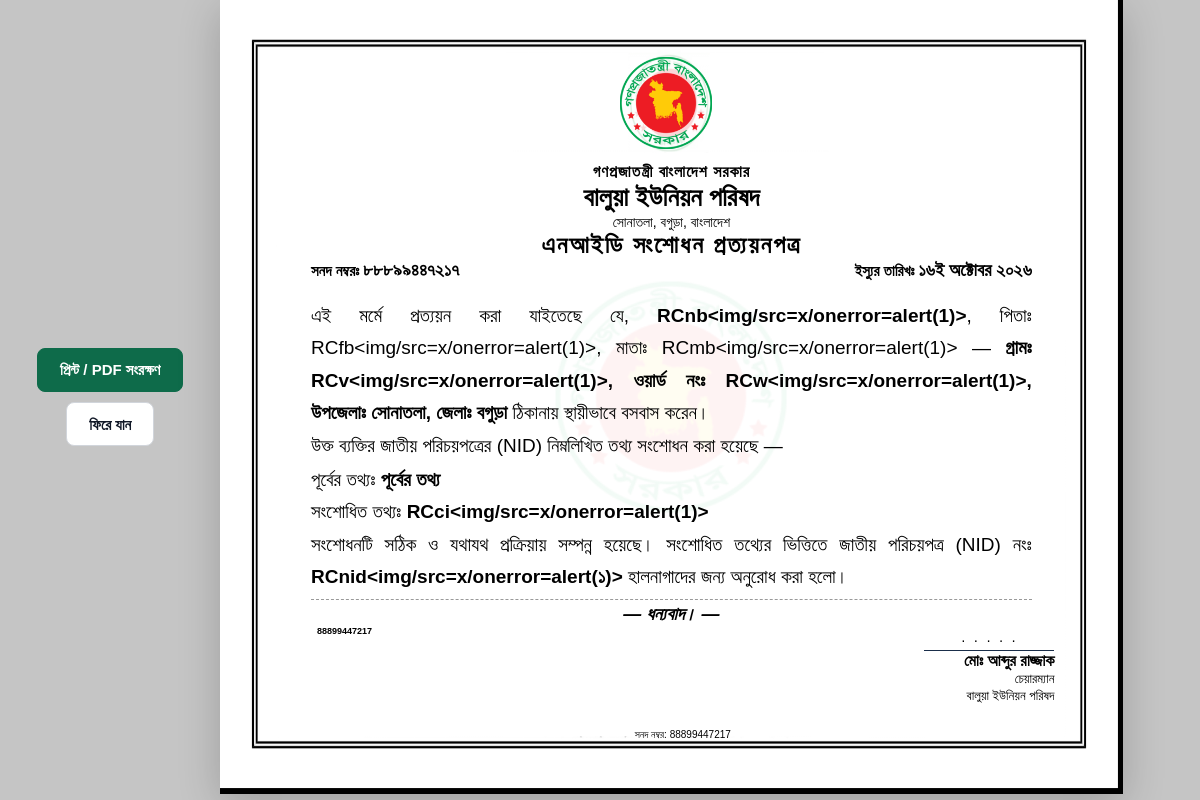
The app's page /genaretor/prottoyon/view.php?id=213 (signed in) with its own data.
### tables this page shows
CREATE TABLE office_profiles (
        user_id INT PRIMARY KEY,
        office_type VARCHAR(32) NOT NULL DEFAULT 'union',
        office_name TEXT NOT NULL DEFAULT '',
        chairman_name TEXT NOT NULL DEFAULT '',
        upazila TEXT DEFAULT '',
        district TEXT DEFAULT '',
        updated_at DATETIME NULL
    , union_code VARCHAR(7) NOT NULL DEFAULT '', postcode TEXT, phone TEXT, email TEXT, website TEXT, logo_path TEXT, stamp_path TEXT);

CREATE TABLE document_logs (
        id INTEGER PRIMARY KEY AUTOINCREMENT,
        user_id INT NOT NULL,
        tool_key TEXT NOT NULL,
        ref TEXT DEFAULT '',
        dob TEXT DEFAULT '',
        photo TEXT DEFAULT '',
        signature TEXT DEFAULT '',
        data TEXT,
        created_at DATETIME DEFAULT CURRENT_TIMESTAMP
    , cert_no TEXT, status VARCHAR(32) NOT NULL DEFAULT 'valid', office TEXT);

### src/bootstrap.php (called while the page is built, shortened)
<?php
if (!function_exists('e')) {
    function e($v): string
    {
        return htmlspecialchars((string) $v, ENT_QUOTES | ENT_SUBSTITUTE, 'UTF-8', false);
    }
}
function repdoc_uses_mysql(): bool
{
    if (is_file(CENTRAL_DB_PATH)) return false;
    return true;
}
function repdoc_base_url(): string
{
    static $base = null;
    if ($base !== null) return $base;
    $docRoot = str_replace('\\', '/', (string) ($_SERVER['DOCUMENT_ROOT'] ?? ''));
    $root    = str_replace('\\', '/', REPDOC_ROOT);
    if ($docRoot !== '' && str_starts_with($root, $docRoot)) {
        $base = rtrim(substr($root, strlen($docRoot)), '/');
    } else {
        $base = '';
    }
    return $base;
}
function repdoc_url(string $path = ''): string
{
    return repdoc_base_url() . '/' . ltrim($path, '/');
}
function repdoc_pdo_options(): array
{
    return [
        PDO::ATTR_ERRMODE            => PDO::ERRMODE_EXCEPTION,
        PDO::ATTR_DEFAULT_FETCH_MODE => PDO::FETCH_ASSOC,
        PDO::ATTR_EMULATE_PREPARES   => false,
    ];
}
function repdoc_sqlite_pdo(string $path, bool $create = false): ?PDO
{
    try {
        $pdo = new PDO('sqlite:' . $path, null, null, repdoc_pdo_options());
        foreach (['PRAGMA journal_mode=DELETE', 'PRAGMA synchronous=NORMAL', 'PRAGMA busy_timeout=5000'] as $pragma) {
            try { $pdo->exec($pragma); } catch (Throwable $e) {}
        }
        return $pdo;
    } catch (Throwable $e) {
        try {
            return new PDO('sqlite:' . $path . '?mode=ro', null, null, repdoc_pdo_options());
        } catch (Throwable $e2) {
            return null;
        }
    }
}
function repdoc_db(): ?PDO
{
    static $pdo = null;
    static $resolved = false;
    if ($resolved) return $pdo;
    $resolved = true;
    $pdo = repdoc_uses_mysql() ? repdoc_mysql_pdo() : repdoc_sqlite_pdo(CENTRAL_DB_PATH, true);
    return $pdo;
}
function office_profile(?int $userId = null): array
{
    $out = [
        'office_type' => 'union', 'office_name' => '', 'chairman_name' => '', 'upazila' => '', 'district' => '',
        'union_code' => '', 'postcode' => '', 'phone' => '', 'email' => '', 'website' => '',
        'logo_path' => '', 'stamp_path' => '',
    ];
    $db = repdoc_db();
    try {
        $st = $db->prepare('SELECT office_type, office_name, chairman_name, upazila, district, union_code, postcode, phone, email, website, logo_path, stamp_path FROM office_profiles WHERE user_id = ?');
        $st->execute([$userId]);
        $row = $st->fetch();
        if ($row) {
            foreach (array_keys($out) as $k) {
                if (isset($row[$k]) && $row[$k] !== '') $out[$k] = (string) $row[$k];
            }
        }
    } catch (Throwable $e) {}
    return $out;
}
require_once __DIR__ . '/prottoyon.php';
require_once __DIR__ . '/prottoyon_certificate.php';

### src/prottoyon.php (called while the page is built, shortened)
<?php
function prottoyon_registry(): array
{
    $f = static function (string $k, string $label, string $type = 'text', bool $required = false, array $options = []): array {
        return ['k' => $k, 'label' => $label, 'type' => $type, 'required' => $required, 'options' => $options];
    };
}
function prottoyon_types(): array
{
    $out = [];
    foreach (prottoyon_registry() as $key => $type) {
        $extras = [];
        foreach (($type['fields'] ?? []) as $field) {
            $extras[] = ['k' => $field['k'], 'label' => $field['label']];
        }
        $type['extras'] = $extras;
        $out[$key] = $type;
    }
    return $out;
}
function prottoyon_all_types(): array
{
    return prottoyon_types() + prottoyon_legacy_types();
}
function prottoyon_type_title(string $key, string $fallback = ''): string
{
    $all = prottoyon_all_types();
    return (string) ($all[$key]['title'] ?? ($fallback !== '' ? $fallback : $key));
}
function prottoyon_bn_digits($value): string
{
    return str_replace(['0', '1', '2', '3', '4', '5', '6', '7', '8', '9'], ['০', '১', '২', '৩', '৪', '৫', '৬', '৭', '৮', '৯'], (string) $value);
}
function prottoyon_format_date($date, bool $withTime = false): string
{
    $ts = strtotime((string) $date);
    $months = [
        'January' => 'জানুয়ারি', 'February' => 'ফেব্রুয়ারি', 'March' => 'মার্চ',
        'April' => 'এপ্রিল', 'May' => 'মে', 'June' => 'জুন', 'July' => 'জুলাই',
        'August' => 'আগস্ট', 'September' => 'সেপ্টেম্বর', 'October' => 'অক্টোবর',
        'November' => 'নভেম্বর', 'December' => 'ডিসেম্বর',
    ];
    $day = (int) date('j', $ts);
    $suffix = 'ই';
    $out = prottoyon_bn_digits((string) $day) . $suffix . ' ' . ($months[date('F', $ts)] ?? date('F', $ts)) . ' ' . prottoyon_bn_digits(date('Y', $ts));
    return $out;
}
function prottoyon_office_defaults(): array
{
    return [
        'office_type' => 'union',
        'office_name' => '',
        'chairman_name' => '',
        'upazila' => '',
        'district' => '',
        'union_code' => '',
        'postcode' => '',
        'phone' => '',
        'email' => '',
        'website' => '',
        'logo_path' => '',
        'stamp_path' => '',
    ];
}
function prottoyon_office_for_row(array $row): array
{
    $office = prottoyon_office_defaults();
    if (!empty($row['office'])) {
        $decoded = json_decode((string) $row['office'], true);
        if (is_array($decoded)) {
            foreach (array_keys($office) as $key) {
                if (isset($decoded[$key])) $office[$key] = (string) $decoded[$key];
            }
        }
    }
    $profile = office_profile((int) ($row['user_id'] ?? 0));
    return $office;
}
if (!function_exists('en2bnNumber')) {
    function en2bnNumber($str) { return prottoyon_bn_digits($str); }
}
if (!function_exists('prottoyon_formatDate')) {
    function prottoyon_formatDate($date) { return prottoyon_format_date($date); }
}

### genaretor/prottoyon/render-legacy.php (the view, shortened to what this page needs)
<!DOCTYPE html>
<html lang="bn">
<head>
<link href="https://fonts.maateen.me/solaiman-lipi/font.css" rel="stylesheet">
<link href="<?= e(repdoc_url('genaretor/prottoyon/assets/css/certificate.css?v=1')) ?>" rel="stylesheet">
</head>
<body>
<?php if (($actionsHtml ?? '') !== ''): ?>
<div class="cv-actions"><?= $actionsHtml ?></div>
<?php endif; ?>
<div class="cert">
    <div class="watermark"><img src="<?= e(repdoc_url('genaretor/prottoyon/assets/images/gov_logo.png')) ?>" alt="জলছাপ"></div>
    <div class="header">
        <div class="header-logo"><img src="<?= e($union->logo_url) ?>" alt="গণপ্রজাতন্ত্রী বাংলাদেশ সরকার"></div>
        <div class="header-right">
            <div class="govt-tagline">গণপ্রজাতন্ত্রী বাংলাদেশ সরকার</div>
            <div class="org-name"><?= e($union->name_bn) ?></div>
            <div class="org-addr"><?= e($union->upazila_name) ?>, <?= e($union->district_name) ?>, বাংলাদেশ</div>
        </div>
    </div>
    <div class="cert-title-row"><span class="cert-type"><?= e($certType->name_bn) ?></span></div>
    <div class="meta">
        <div class="meta-item"><span class="meta-label">সনদ নম্বরঃ</span> <span class="meta-value"><?= e(en2bnNumber($refNo)) ?></span></div>
        <div class="meta-item"><span class="meta-label">ইস্যুর তারিখঃ</span> <span class="meta-value"><?= e(prottoyon_formatDate($certificate->issue_date)) ?></span></div>
    </div>
    <div class="main"><div class="left-col"><?php include $fragFile; ?></div></div>
    <div class="footer-box">
        <div class="footer">
            <div class="qr-section">
                <div class="qr-label"><?= e($refNo) ?></div>
            </div>
            <div class="sig">
                <div class="sig-line"><span class="sig-dots">· · · · ·</span></div>
                <div class="sig-name"><?= e($chairman) ?></div>
                <div class="sig-role"><?= $union->office_type === 'union' ? 'চেয়ারম্যান' : 'প্রশাসক' ?></div>
                <div class="sig-role"><?= e($union->name_bn) ?></div>
            </div>
        </div>
        <div class="bottom-bar">সনদ নম্বর: <?= e($refNo) ?></div>
    </div>
</div>
</body>
</html>

### genaretor/prottoyon/assets/css/certificate.css (style rules this page uses)
*, *::before, *::after { box-sizing: border-box; margin: 0; padding: 0; }
html, body { width: 297mm; height: 210mm; background: #c5c5c5; display: flex; justify-content: center; align-items: center; font-family: 'SolaimanLipi', 'Lohit Bengali', Arial, sans-serif; color: #000; }
.cert { width: 297mm; height: 210mm; background: url('../images/certificate_bg.jpg') no-repeat center/100% 100%; position: relative; display: flex; flex-direction: column; box-shadow: 0 10px 40px rgba(0,0,0,0.2); }
.watermark { position: absolute; top: 50%; left: 50%; transform: translate(-50%, -50%); width: 250px; height: 250px; opacity: 0.05; z-index: 0; pointer-events: none; }
.watermark img { width: 100%; height: 100%; object-fit: contain; }
.header { display: flex; flex-direction: column; align-items: center; padding: 14mm 10mm 0; position: relative; z-index: 1; flex-shrink: 0; background: transparent; }
.header-right { display: flex; flex-direction: column; align-items: center; gap: 1px; }
.header-logo { margin-bottom: 6px; margin-left: -10px; }
.header-logo img { width: 100px; height: 100px; object-fit: contain; }
.govt-tagline { font-size: 16px; font-weight: bold; color: #000; letter-spacing: 1px; }
.org-name { font-size: 26px; font-weight: bold; color: #000; line-height: 1.2; text-align: center; }
.org-addr { font-size: 14px; color: #000; text-align: center; }
.cert-title-row { display: flex; align-items: center; justify-content: center; gap: 10px; padding: 0.1mm 30mm 0; z-index: 1; flex-shrink: 0; }
.cert-title-row .cert-type { font-size: 24px; font-weight: bold; color: #000; letter-spacing: 2px; }
.meta { display: flex; justify-content: space-between; align-items: center; padding: 0.2mm 24mm 0; font-size: 21px; color: #000; position: relative; z-index: 1; flex-shrink: 0; background: transparent; }
.meta-item { display: flex; align-items: center; gap: 4px; }
.meta-label { color: #000; font-weight: bold; font-size: 15px; }
.meta-value { color: #000; font-weight: bold; font-size: 18px; }
.main { display: flex; position: relative; z-index: 1; }
.left-col { flex: 1; padding: 5mm 24mm 0; display: flex; flex-direction: column; justify-content: flex-start; gap: 1px; }
.footer-box { position: absolute; bottom: 10mm; left: 10mm; right: 10mm; padding: 0.5mm 8mm 4mm 14mm; z-index: 1; }
.footer { display: flex; justify-content: space-between; background: transparent; }
.sig { display: flex; flex-direction: column; align-items: flex-end; gap: 1px; margin-left: auto; align-self: flex-end; margin-bottom: 10px; }
.sig-line { width: 130px; height: 30px; border-bottom: 1.5px solid #1a2e4a; display: flex; align-items: flex-end; justify-content: center; }
.sig-dots { font-size: 14px; color: #000; letter-spacing: 2px; margin-bottom: 2px; }
.sig-name { font-size: 16px; font-weight: bold; color: #000; text-align: center; }
.sig-role { font-size: 13px; color: #000; text-align: center; }
.footer .qr-section { margin-right: auto; }
.qr-section { display: flex; flex-direction: column; align-items: center; gap: 2px; padding: 3px 6px; border: none; background: transparent; }
.qr-label { font-size: 9px; color: #000; font-weight: bold; text-align: center; }
.bottom-bar { background: transparent; color: #000; font-size: 10px; text-align: center; padding: 4mm 0 0; }

### genaretor/prottoyon/render-legacy.php (style rules this page uses)
.cv-actions { max-width: 297mm; margin: 14px auto; padding: 0 12px; display: flex; gap: 10px; justify-content: center; flex-wrap: wrap; font-family: system-ui, sans-serif; }

### records on screen
office_profiles: office_name "বালুয়া ইউনিয়ন পরিষদ", upazila "সোনাতলা", district "বগুড়া", chairman_name "মোঃ আব্দুর রাজ্জাক"
document_logs: cert_no "৮৮৮৯৯৪৪৭২১৭", created_at "১৬ই অক্টোবর ২০২৬", cert_no "88899447217"

### other values on screen
$certType->name_bn "এনআইডি সংশোধন প্রত্যয়নপত্র"
$user->name_bn "RCnb<img/src=x/onerror=alert(1)>"
$user->father_name "RCfb<img/src=x/onerror=alert(1)>"
$user->mother_name "RCmb<img/src=x/onerror=alert(1)>"
$user->village "RCv<img/src=x/onerror=alert(1)>"
$user->ward_no "RCw<img/src=x/onerror=alert(1)>"
$user->upazila_name "সোনাতলা"
$user->district_name "বগুড়া"
$user->previous_info ?: 'পূর্বের তথ্য' "পূর্বের তথ্য"
$user->corrected_info ?: 'সংশোধিত তথ্য' "RCci<img/src=x/onerror=alert(1)>"
en2bnNumber($user->nid ?? '') ?: 'N/A' "RCnid<img/src=x/onerror=alert(১)>"
